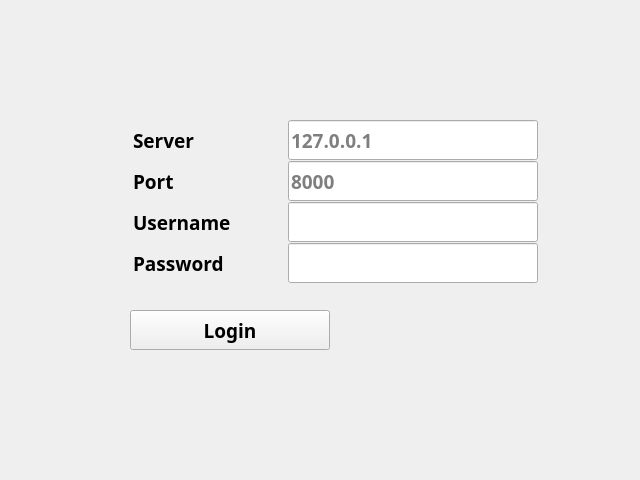
<?xml version="1.0" encoding="UTF-8"?>
<ui version="4.0">
 <class>TinyChatLoginWidget</class>
 <widget class="QWidget" name="TinyChatLoginWidget">
  <property name="geometry">
   <rect>
    <x>0</x>
    <y>0</y>
    <width>640</width>
    <height>480</height>
   </rect>
  </property>
  <property name="minimumSize">
   <size>
    <width>640</width>
    <height>480</height>
   </size>
  </property>
  <property name="maximumSize">
   <size>
    <width>640</width>
    <height>480</height>
   </size>
  </property>
  <property name="font">
   <font>
    <family>Fantasque Sans Mono</family>
    <pointsize>14</pointsize>
    <weight>75</weight>
    <bold>true</bold>
   </font>
  </property>
  <property name="windowTitle">
   <string>TinyChat Login</string>
  </property>
  <widget class="QPushButton" name="loginButton">
   <property name="geometry">
    <rect>
     <x>130</x>
     <y>310</y>
     <width>200</width>
     <height>40</height>
    </rect>
   </property>
   <property name="minimumSize">
    <size>
     <width>200</width>
     <height>40</height>
    </size>
   </property>
   <property name="maximumSize">
    <size>
     <width>200</width>
     <height>40</height>
    </size>
   </property>
   <property name="text">
    <string>Login</string>
   </property>
  </widget>
  <widget class="QWidget" name="horizontalLayoutWidget">
   <property name="geometry">
    <rect>
     <x>130</x>
     <y>120</y>
     <width>411</width>
     <height>167</height>
    </rect>
   </property>
   <layout class="QHBoxLayout" name="horizontalLayout">
    <property name="spacing">
     <number>2</number>
    </property>
    <item>
     <layout class="QVBoxLayout" name="inputHintVerticalLayout">
      <property name="spacing">
       <number>1</number>
      </property>
      <item>
       <widget class="QLabel" name="serverLabel">
        <property name="minimumSize">
         <size>
          <width>150</width>
          <height>40</height>
         </size>
        </property>
        <property name="maximumSize">
         <size>
          <width>150</width>
          <height>40</height>
         </size>
        </property>
        <property name="font">
         <font>
          <family>Fantasque Sans Mono</family>
          <pointsize>14</pointsize>
          <weight>75</weight>
          <bold>true</bold>
         </font>
        </property>
        <property name="text">
         <string>Server</string>
        </property>
       </widget>
      </item>
      <item>
       <widget class="QLabel" name="portLabel">
        <property name="minimumSize">
         <size>
          <width>150</width>
          <height>40</height>
         </size>
        </property>
        <property name="maximumSize">
         <size>
          <width>150</width>
          <height>40</height>
         </size>
        </property>
        <property name="font">
         <font>
          <family>Fantasque Sans Mono</family>
          <pointsize>14</pointsize>
          <weight>75</weight>
          <bold>true</bold>
         </font>
        </property>
        <property name="text">
         <string>Port</string>
        </property>
       </widget>
      </item>
      <item>
       <widget class="QLabel" name="usernameLabel">
        <property name="minimumSize">
         <size>
          <width>150</width>
          <height>40</height>
         </size>
        </property>
        <property name="maximumSize">
         <size>
          <width>150</width>
          <height>40</height>
         </size>
        </property>
        <property name="font">
         <font>
          <family>Fantasque Sans Mono</family>
          <pointsize>14</pointsize>
          <weight>75</weight>
          <bold>true</bold>
         </font>
        </property>
        <property name="text">
         <string>Username</string>
        </property>
       </widget>
      </item>
      <item>
       <widget class="QLabel" name="passwordLabel">
        <property name="minimumSize">
         <size>
          <width>150</width>
          <height>40</height>
         </size>
        </property>
        <property name="maximumSize">
         <size>
          <width>150</width>
          <height>40</height>
         </size>
        </property>
        <property name="font">
         <font>
          <family>Fantasque Sans Mono</family>
          <pointsize>14</pointsize>
          <weight>75</weight>
          <bold>true</bold>
         </font>
        </property>
        <property name="text">
         <string>Password</string>
        </property>
       </widget>
      </item>
     </layout>
    </item>
    <item>
     <layout class="QVBoxLayout" name="inputVerticalLayout">
      <property name="spacing">
       <number>1</number>
      </property>
      <item>
       <widget class="QLineEdit" name="serverEdit">
        <property name="minimumSize">
         <size>
          <width>250</width>
          <height>40</height>
         </size>
        </property>
        <property name="maximumSize">
         <size>
          <width>250</width>
          <height>40</height>
         </size>
        </property>
        <property name="font">
         <font>
          <family>Fantasque Sans Mono</family>
          <pointsize>14</pointsize>
          <weight>75</weight>
          <bold>true</bold>
         </font>
        </property>
        <property name="maxLength">
         <number>64</number>
        </property>
        <property name="placeholderText">
         <string>127.0.0.1</string>
        </property>
       </widget>
      </item>
      <item>
       <widget class="QLineEdit" name="portEdit">
        <property name="minimumSize">
         <size>
          <width>250</width>
          <height>40</height>
         </size>
        </property>
        <property name="maximumSize">
         <size>
          <width>250</width>
          <height>40</height>
         </size>
        </property>
        <property name="font">
         <font>
          <family>Fantasque Sans Mono</family>
          <pointsize>14</pointsize>
          <weight>75</weight>
          <bold>true</bold>
         </font>
        </property>
        <property name="maxLength">
         <number>5</number>
        </property>
        <property name="placeholderText">
         <string>8000</string>
        </property>
       </widget>
      </item>
      <item>
       <widget class="QLineEdit" name="usernameEdit">
        <property name="minimumSize">
         <size>
          <width>250</width>
          <height>40</height>
         </size>
        </property>
        <property name="maximumSize">
         <size>
          <width>250</width>
          <height>40</height>
         </size>
        </property>
        <property name="font">
         <font>
          <family>Fantasque Sans Mono</family>
          <pointsize>14</pointsize>
          <weight>75</weight>
          <bold>true</bold>
         </font>
        </property>
        <property name="maxLength">
         <number>20</number>
        </property>
        <property name="cursorMoveStyle">
         <enum>Qt::VisualMoveStyle</enum>
        </property>
        <property name="clearButtonEnabled">
         <bool>false</bool>
        </property>
       </widget>
      </item>
      <item>
       <widget class="QLineEdit" name="passwordEdit">
        <property name="minimumSize">
         <size>
          <width>250</width>
          <height>40</height>
         </size>
        </property>
        <property name="maximumSize">
         <size>
          <width>250</width>
          <height>40</height>
         </size>
        </property>
        <property name="font">
         <font>
          <family>Fantasque Sans Mono</family>
          <pointsize>14</pointsize>
          <weight>75</weight>
          <bold>true</bold>
         </font>
        </property>
        <property name="maxLength">
         <number>16</number>
        </property>
        <property name="echoMode">
         <enum>QLineEdit::Password</enum>
        </property>
        <property name="placeholderText">
         <string/>
        </property>
       </widget>
      </item>
     </layout>
    </item>
   </layout>
  </widget>
 </widget>
 <resources/>
 <connections/>
</ui>
